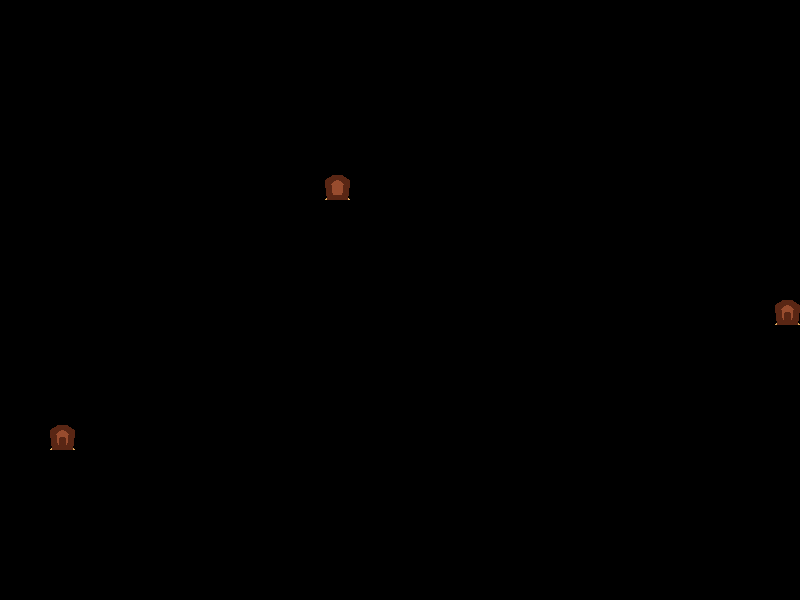

Tiled map render using the project's own tile images. Description and the whole map definition, tile-layer contents included, below:
An orthogonal 32x24 tile map with 25x25 px tiles, 1 tile layer (collision) and 2 objects (playerspawn, carrot).

<map version="1.10" tiledversion="1.11.2" orientation="orthogonal" renderorder="right-down" width="32" height="24" tilewidth="25" tileheight="25" infinite="0" nextlayerid="5" nextobjectid="35">
 <editorsettings>
  <export target="../src/public/assets/maps/garden1.json" format="json" />
 </editorsettings>
 <tileset firstgid="1" name="tileset_garden" tilewidth="25" tileheight="25" tilecount="6" columns="2">
  <image source="tiled_tileset.png" width="50" height="75" />
 </tileset>
 <layer id="1" name="collision" width="32" height="24">
  <data encoding="csv">
0,0,0,0,0,0,0,0,0,0,0,0,0,0,0,0,0,0,0,0,0,0,0,0,0,0,0,0,0,0,0,0,
0,0,0,0,0,0,0,0,0,0,0,0,0,0,0,0,0,0,0,0,0,0,0,0,0,0,0,0,0,0,0,0,
0,0,0,0,0,0,0,0,0,0,0,0,0,0,0,0,0,0,0,0,0,0,0,0,0,0,0,0,0,0,0,0,
0,0,0,0,0,0,0,0,0,0,0,0,0,0,0,0,0,0,0,0,0,0,0,0,0,0,0,0,0,0,0,0,
0,0,0,0,0,0,0,0,0,0,0,0,0,0,0,0,0,0,0,0,0,0,0,0,0,0,0,0,0,0,0,0,
0,0,0,0,0,0,0,0,0,0,0,0,0,0,0,0,0,0,0,0,0,0,0,0,0,0,0,0,0,0,0,0,
0,0,0,0,0,0,0,0,0,0,0,0,0,0,0,0,0,0,0,0,0,0,0,0,0,0,0,0,0,0,0,0,
0,0,0,0,0,0,0,0,0,0,0,0,0,1,0,0,0,0,0,0,0,0,0,0,0,0,0,0,0,0,0,0,
0,0,0,0,0,0,0,0,0,0,0,0,0,0,0,0,0,0,0,0,0,0,0,0,0,0,0,0,0,0,0,0,
0,0,0,0,0,0,0,0,0,0,0,0,0,0,0,0,0,0,0,0,0,0,0,0,0,0,0,0,0,0,0,0,
0,0,0,0,0,0,0,0,0,0,0,0,0,0,0,0,0,0,0,0,0,0,0,0,0,0,0,0,0,0,0,0,
0,0,0,0,0,0,0,0,0,0,0,0,0,0,0,0,0,0,0,0,0,0,0,0,0,0,0,0,0,0,0,0,
0,0,0,0,0,0,0,0,0,0,0,0,0,0,0,0,0,0,0,0,0,0,0,0,0,0,0,0,0,0,0,2,
0,0,0,0,0,0,0,0,0,0,0,0,0,0,0,0,0,0,0,0,0,0,0,0,0,0,0,0,0,0,0,0,
0,0,0,0,0,0,0,0,0,0,0,0,0,0,0,0,0,0,0,0,0,0,0,0,0,0,0,0,0,0,0,0,
0,0,0,0,0,0,0,0,0,0,0,0,0,0,0,0,0,0,0,0,0,0,0,0,0,0,0,0,0,0,0,0,
0,0,0,0,0,0,0,0,0,0,0,0,0,0,0,0,0,0,0,0,0,0,0,0,0,0,0,0,0,0,0,0,
0,0,2,0,0,0,0,0,0,0,0,0,0,0,0,0,0,0,0,0,0,0,0,0,0,0,0,0,0,0,0,0,
0,0,0,0,0,0,0,0,0,0,0,0,0,0,0,0,0,0,0,0,0,0,0,0,0,0,0,0,0,0,0,0,
0,0,0,0,0,0,0,0,0,0,0,0,0,0,0,0,0,0,0,0,0,0,0,0,0,0,0,0,0,0,0,0,
0,0,0,0,0,0,0,0,0,0,0,0,0,0,0,0,0,0,0,0,0,0,0,0,0,0,0,0,0,0,0,0,
0,0,0,0,0,0,0,0,0,0,0,0,0,0,0,0,0,0,0,0,0,0,0,0,0,0,0,0,0,0,0,0,
0,0,0,0,0,0,0,0,0,0,0,0,0,0,0,0,0,0,0,0,0,0,0,0,0,0,0,0,0,0,0,0,
0,0,0,0,0,0,0,0,0,0,0,0,0,0,0,0,0,0,0,0,0,0,0,0,0,0,0,0,0,0,0,0
</data>
 </layer>
 <objectgroup id="4" name="special">
  <object id="29" name="playerspawn" gid="2" x="100" y="150" width="25" height="25" />
  <object id="34" name="carrot" gid="3" x="700" y="450" width="25" height="25" />
 </objectgroup>
</map>
